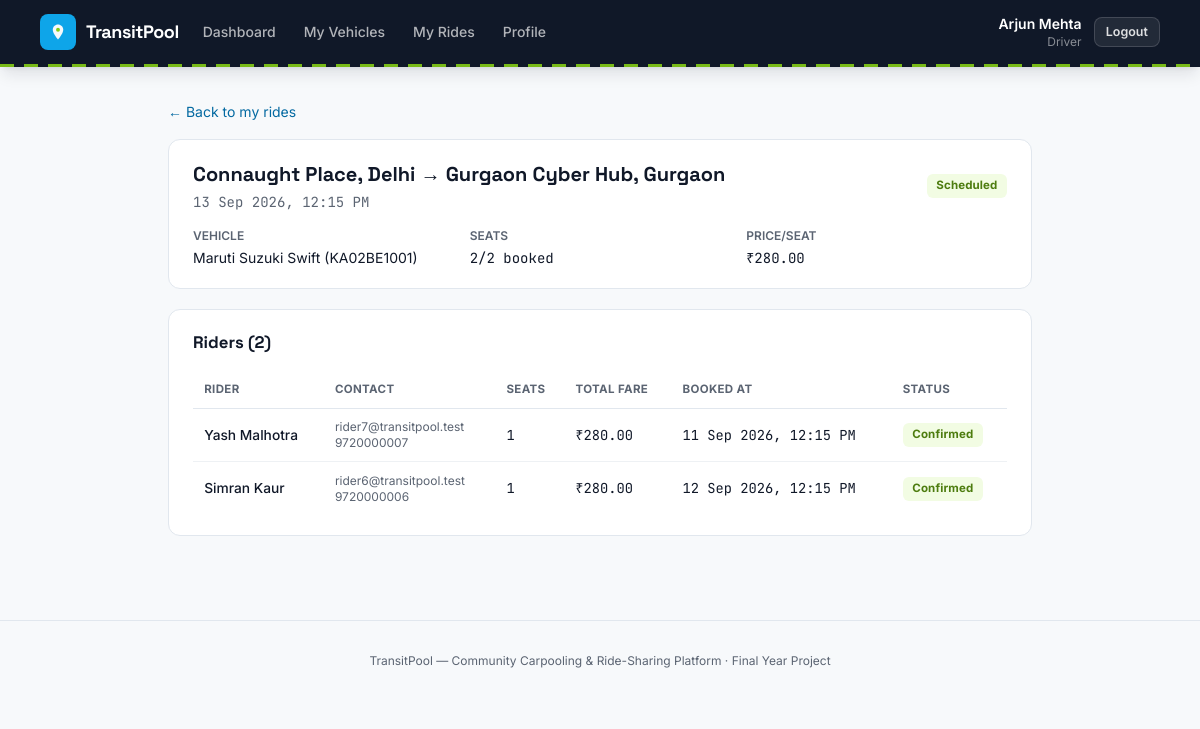
Screenshot of /index.php?route=driver/rides/roster&id=6 (signed in) with the database file from the repository.
### tables this page shows
CREATE TABLE rides (
    id               INT UNSIGNED AUTO_INCREMENT PRIMARY KEY,
    driver_id        INT UNSIGNED NOT NULL,
    vehicle_id       INT UNSIGNED NOT NULL,
    origin           VARCHAR(120) NOT NULL,
    destination      VARCHAR(120) NOT NULL,
    departure_at     DATETIME NOT NULL,
    seats_total      TINYINT UNSIGNED NOT NULL,
    seats_available  TINYINT UNSIGNED NOT NULL,
    price_per_seat   DECIMAL(8,2) NOT NULL,
    notes            VARCHAR(255) NULL,
    status           ENUM('scheduled','ongoing','completed','cancelled') NOT NULL DEFAULT 'scheduled',
    created_at       TIMESTAMP NOT NULL DEFAULT CURRENT_TIMESTAMP,
    CONSTRAINT fk_rides_driver  FOREIGN KEY (driver_id)  REFERENCES users(id)    ON DELETE CASCADE,
    CONSTRAINT fk_rides_vehicle FOREIGN KEY (vehicle_id) REFERENCES vehicles(id) ON DELETE RESTRICT,
    INDEX idx_rides_driver (driver_id),
    INDEX idx_rides_search (status, departure_at),
    INDEX idx_rides_origin (origin),
    INDEX idx_rides_destination (destination)
);

CREATE TABLE vehicles (
    id            INT UNSIGNED AUTO_INCREMENT PRIMARY KEY,
    driver_id     INT UNSIGNED NOT NULL,
    make          VARCHAR(60)  NOT NULL,
    model         VARCHAR(60)  NOT NULL,
    color         VARCHAR(30)  NOT NULL,
    plate_number  VARCHAR(20)  NOT NULL UNIQUE,
    vehicle_type  ENUM('hatchback','sedan','suv','bike') NOT NULL,
    total_seats   TINYINT UNSIGNED NOT NULL,
    status        ENUM('active','inactive') NOT NULL DEFAULT 'active',
    created_at    TIMESTAMP NOT NULL DEFAULT CURRENT_TIMESTAMP,
    CONSTRAINT fk_vehicles_driver FOREIGN KEY (driver_id) REFERENCES users(id) ON DELETE CASCADE,
    INDEX idx_vehicles_driver (driver_id)
);

CREATE TABLE bookings (
    id             INT UNSIGNED AUTO_INCREMENT PRIMARY KEY,
    ride_id        INT UNSIGNED NOT NULL,
    rider_id       INT UNSIGNED NOT NULL,
    seats_booked   TINYINT UNSIGNED NOT NULL,
    fare_per_seat  DECIMAL(8,2) NOT NULL,
    total_fare     DECIMAL(8,2) NOT NULL,
    status         ENUM('confirmed','cancelled') NOT NULL DEFAULT 'confirmed',
    booked_at      TIMESTAMP NOT NULL DEFAULT CURRENT_TIMESTAMP,
    cancelled_at   TIMESTAMP NULL,
    CONSTRAINT fk_bookings_ride  FOREIGN KEY (ride_id)  REFERENCES rides(id) ON DELETE CASCADE,
    CONSTRAINT fk_bookings_rider FOREIGN KEY (rider_id) REFERENCES users(id) ON DELETE CASCADE,
    INDEX idx_bookings_ride (ride_id),
    INDEX idx_bookings_rider (rider_id)
);

CREATE TABLE users (
    id         INT UNSIGNED AUTO_INCREMENT PRIMARY KEY,
    name       VARCHAR(120)    NOT NULL,
    email      VARCHAR(150)    NOT NULL UNIQUE,
    phone      VARCHAR(20)     NOT NULL,
    password   VARCHAR(255)    NOT NULL,
    role       ENUM('super_admin','driver','rider') NOT NULL,
    status     ENUM('active','inactive') NOT NULL DEFAULT 'active',
    created_at TIMESTAMP NOT NULL DEFAULT CURRENT_TIMESTAMP
);

### app/controllers/DriverController.php (called while the page is built, shortened)
<?php
require_once __DIR__ . '/../models/Ride.php';
require_once __DIR__ . '/../models/Booking.php';
class DriverController
{
    public function roster(): void
    {
        $id = (int)($_GET['id'] ?? 0);
        $ride = Ride::find($id);
        $roster = Booking::forRide($id);
        require __DIR__ . '/../views/driver/roster.php';
    }
}

### public/index.php (called while the page is built, shortened)
<?php
require_once __DIR__ . '/../core/helpers.php';
require_once __DIR__ . '/../core/Database.php';
require_once __DIR__ . '/../app/models/Ride.php';
require_once __DIR__ . '/../app/models/Booking.php';
require_once __DIR__ . '/../app/controllers/DriverController.php';
$router = new Router();
$router->get('login', fn() => (new AuthController())->showLogin());
$router->post('login', fn() => (new AuthController())->login());
$router->get('register', fn() => (new AuthController())->showRegister());
$router->post('register', fn() => (new AuthController())->register());
$router->post('logout', fn() => (new AuthController())->logout());
$router->get('admin/dashboard', fn() => (new AdminController())->dashboard());
$router->get('admin/users', fn() => (new AdminController())->users());
$router->post('admin/users/status', fn() => (new AdminController())->userStatus());
$router->get('admin/vehicles', fn() => (new AdminController())->vehicles());
$router->post('admin/vehicles/status', fn() => (new AdminController())->vehicleStatus());
$router->get('admin/rides', fn() => (new AdminController())->rides());
$router->get('admin/rides/show', fn() => (new AdminController())->rideShow());
$router->post('admin/rides/cancel', fn() => (new AdminController())->rideCancel());
$router->get('admin/bookings', fn() => (new AdminController())->bookings());
$router->get('admin/ratings', fn() => (new AdminController())->ratings());
$router->get('admin/reports', fn() => (new AdminController())->reports());
$router->post('admin/reports/resolve', fn() => (new AdminController())->reportResolve());
$router->get('driver/dashboard', fn() => (new DriverController())->dashboard());
$router->get('driver/vehicles', fn() => (new DriverController())->vehicles());
$router->get('driver/vehicles/new', fn() => (new DriverController())->vehicleNew());
$router->post('driver/vehicles/store', fn() => (new DriverController())->vehicleStore());
$router->get('driver/vehicles/edit', fn() => (new DriverController())->vehicleEdit());
$router->post('driver/vehicles/update', fn() => (new DriverController())->vehicleUpdate());
$router->post('driver/vehicles/deactivate', fn() => (new DriverController())->vehicleDeactivate());
$router->post('driver/vehicles/activate', fn() => (new DriverController())->vehicleActivate());
$router->get('driver/rides', fn() => (new DriverController())->rides());
$router->get('driver/rides/new', fn() => (new DriverController())->rideNew());
$router->post('driver/rides/store', fn() => (new DriverController())->rideStore());
$router->get('driver/rides/edit', fn() => (new DriverController())->rideEdit());
$router->post('driver/rides/update', fn() => (new DriverController())->rideUpdate());
$router->post('driver/rides/cancel', fn() => (new DriverController())->rideCancel());
$router->post('driver/rides/start', fn() => (new DriverController())->rideStart());
$router->post('driver/rides/complete', fn() => (new DriverController())->rideComplete());
$router->get('driver/rides/roster', fn() => (new DriverController())->roster());
$router->get('driver/rides/rate', fn() => (new DriverController())->rateRiders());
$router->post('driver/ratings/store', fn() => (new DriverController())->rateRiderStore());
$router->get('driver/profile', fn() => (new DriverController())->profile());
$router->get('rider/dashboard', fn() => (new RiderController())->dashboard());
$router->get('rider/search', fn() => (new RiderController())->search());
$router->get('rider/rides/show', fn() => (new RiderController())->rideShow());
$router->post('rider/bookings/store', fn() => (new RiderController())->bookingStore());
$router->get('rider/bookings', fn() => (new RiderController())->bookings());
$router->post('rider/bookings/cancel', fn() => (new RiderController())->bookingCancel());
$router->get('rider/rides/rate', fn() => (new RiderController())->rateDriver());
$router->post('rider/ratings/store', fn() => (new RiderController())->rateDriverStore());
$router->get('rider/profile', fn() => (new RiderController())->profile());
$router->get('reports/new', fn() => (new ReportController())->newForm());
$router->post('reports/store', fn() => (new ReportController())->store());
$route = $_GET['route'] ?? '';
$router->dispatch($_SERVER['REQUEST_METHOD'], $route);

### core/Router.php (called while the page is built, shortened)
<?php
class Router
{
    private array $routes = ['GET' => [], 'POST' => []];
    public function get(string $route, callable $handler): void
    {
        $this->routes['GET'][$route] = $handler;
    }
    public function post(string $route, callable $handler): void
    {
        $this->routes['POST'][$route] = $handler;
    }
    public function dispatch(string $method, string $route): void
    {
        $handler = $this->routes[$method][$route] ?? null;
        try {
            $handler();
        } catch (Throwable $e) {
            error_log($e->getMessage());
            http_response_code(500);
            require __DIR__ . '/../app/views/errors/500.php';
        }
    }
}

### config/database.php (called while the page is built)
<?php
return [
    'host'     => '127.0.0.1',
    'port'     => 3306,
    'database' => 'carpooling_ride_sharing',
    'username' => 'root',
    'password' => '',
    'charset'  => 'utf8mb4',
];

### core/Database.php (called while the page is built)
<?php
class Database
{
    private static ?PDO $instance = null;
    public static function connect(): PDO
    {
        if (self::$instance === null) {
            $config = require __DIR__ . '/../config/database.php';
            $dsn = sprintf(
                'mysql:host=%s;port=%d;dbname=%s;charset=%s',
                $config['host'],
                $config['port'],
                $config['database'],
                $config['charset']
            );
            self::$instance = new PDO($dsn, $config['username'], $config['password'], [
                PDO::ATTR_ERRMODE            => PDO::ERRMODE_EXCEPTION,
                PDO::ATTR_DEFAULT_FETCH_MODE => PDO::FETCH_ASSOC,
                PDO::ATTR_EMULATE_PREPARES   => false,
            ]);
        }
        return self::$instance;
    }
}

### app/models/Ride.php (called while the page is built, shortened)
<?php
require_once __DIR__ . '/../../core/Database.php';
class Ride
{
    public static function find(int $id): ?array
    {
        $stmt = Database::connect()->prepare(
            'SELECT r.*, u.name AS driver_name, u.email AS driver_email, u.phone AS driver_phone,
                    v.make, v.model, v.color, v.plate_number, v.vehicle_type
             FROM rides r
             JOIN users u ON u.id = r.driver_id
             JOIN vehicles v ON v.id = r.vehicle_id
             WHERE r.id = ?'
        );
        $stmt->execute([$id]);
        $row = $stmt->fetch();
        return $row ?: null;
    }
}

### core/helpers.php (called while the page is built, shortened)
<?php
function e(?string $value): string
{
    return htmlspecialchars($value ?? '', ENT_QUOTES, 'UTF-8');
}
function format_datetime(?string $datetime): string
{
    $ts = strtotime($datetime);
    return $ts === false ? '-' : date('d M Y, h:i A', $ts);
}
function money(float|string $amount): string
{
    return '₹' . number_format((float)$amount, 2);
}
function status_badge_class(string $status): string
{
    return match ($status) {
        'active', 'confirmed', 'completed', 'resolved', 'scheduled' => 'badge-lime',
        'ongoing' => 'badge-sky',
        'inactive', 'cancelled', 'dismissed' => 'badge-slate',
        'open' => 'badge-amber',
        default => 'badge-slate',
    };
}

### app/models/Booking.php (called while the page is built, shortened)
<?php
require_once __DIR__ . '/../../core/Database.php';
class Booking
{
    public static function forRide(int $rideId): array
    {
        $stmt = Database::connect()->prepare(
            "SELECT b.*, u.name AS rider_name, u.email AS rider_email, u.phone AS rider_phone
             FROM bookings b JOIN users u ON u.id = b.rider_id
             WHERE b.ride_id = ? ORDER BY b.booked_at"
        );
        $stmt->execute([$rideId]);
        return $stmt->fetchAll();
    }
}

### app/views/driver/roster.php (the view, shortened to what this page needs)
<?php $pageTitle = 'Ride Roster'; require __DIR__ . '/../partials/header.php'; require __DIR__ . '/../partials/navbar.php'; ?>
<main class="max-w-4xl mx-auto px-4 py-8">
    <a href="/index.php?route=driver/rides" class="text-sm text-sky-dark hover:underline">&larr; Back to my rides</a>
    <div class="card mt-4">
        <div class="card-head">
            <div>
                <h1 class="font-display text-xl font-bold"><?= e($ride['origin']) ?> &rarr; <?= e($ride['destination']) ?></h1>
                <p class="text-slateink text-sm mt-1 font-mono-tab"><?= format_datetime($ride['departure_at']) ?></p>
            </div>
            <span class="badge <?= status_badge_class($ride['status']) ?>"><?= e(ucfirst($ride['status'])) ?></span>
        </div>
        <div class="grid grid-cols-3 gap-4 text-sm">
            <div><p class="text-slateink text-xs uppercase font-semibold">Vehicle</p><p class="mt-1"><?= e($ride['make']) ?> <?= e($ride['model']) ?> (<?= e($ride['plate_number']) ?>)</p></div>
            <div><p class="text-slateink text-xs uppercase font-semibold">Seats</p><p class="font-mono-tab mt-1"><?= (int)($ride['seats_total'] - $ride['seats_available']) ?>/<?= (int)$ride['seats_total'] ?> booked</p></div>
            <div><p class="text-slateink text-xs uppercase font-semibold">Price/seat</p><p class="font-mono-tab mt-1"><?= money($ride['price_per_seat']) ?></p></div>
        </div>
    </div>
    <div class="card">
        <div class="card-head"><h2>Riders (<?= count($roster) ?>)</h2></div>
        <div class="table-scroll">
            <table class="data-table">
                <thead><tr><th>Rider</th><th>Contact</th><th>Seats</th><th>Total fare</th><th>Booked at</th><th>Status</th></tr></thead>
                <tbody>
                <?php foreach ($roster as $b): ?>
                    <tr>
                        <td class="font-medium"><?= e($b['rider_name']) ?></td>
                        <td class="text-xs text-slateink"><?= e($b['rider_email']) ?><br><?= e($b['rider_phone']) ?></td>
                        <td class="font-mono-tab"><?= (int)$b['seats_booked'] ?></td>
                        <td class="font-mono-tab"><?= money($b['total_fare']) ?></td>
                        <td class="font-mono-tab"><?= format_datetime($b['booked_at']) ?></td>
                        <td><span class="badge <?= status_badge_class($b['status']) ?>"><?= e(ucfirst($b['status'])) ?></span></td>
                    </tr>
                <?php endforeach; ?>
                </tbody>
            </table>
        </div>
    </div>
</main>
<?php require __DIR__ . '/../partials/footer.php'; ?>

### public/assets/css/style.css (style rules this page uses)
* { box-sizing: border-box; }
h1, h2, h3, h4, .font-display { font-family: 'Space Grotesk', 'Inter', sans-serif; }
.font-mono-tab { font-family: 'JetBrains Mono', monospace; font-variant-numeric: tabular-nums; }
.card { background: #fff; border: 1px solid var(--line, #E1E7EE); border-radius: 12px; padding: 1.25rem 1.5rem; margin-bottom: 1.25rem; }
.card-head { display: flex; align-items: center; justify-content: space-between; gap: 1rem; margin-bottom: 1rem; flex-wrap: wrap; }
.card-head h2 { font-size: 1.05rem; font-weight: 700; }
.badge { display:inline-flex; align-items:center; padding: 0.2rem 0.6rem; border-radius: 6px; font-size: 0.72rem; font-weight: 700; letter-spacing: 0.01em; }
.badge-lime { background: #F2FCE3; color: #4D7C0F; }
.table-scroll { overflow-x: auto; }
.data-table { width: 100%; border-collapse: collapse; font-size: 0.86rem; }
.data-table th { text-align: left; padding: 0.6rem 0.7rem; color: #5B6472; font-weight: 700; font-size: 0.72rem; text-transform: uppercase; letter-spacing: 0.03em; border-bottom: 1px solid #E1E7EE; }
.data-table td { padding: 0.65rem 0.7rem; border-bottom: 1px solid #EEF1F4; vertical-align: middle; }
.data-table tr:last-child td { border-bottom: none; }

### rows the page displays
rides: origin "Connaught Place, Delhi", destination "Gurgaon Cyber Hub, Gurgaon", departure_at "13 Sep 2026, 12:15 PM", status "Scheduled", vehicle.make "Maruti Suzuki", vehicle.model "Swift", vehicle.plate_number "KA02BE1001", $ride['seats_total']-$ride['seats_available'] "2", seats_total "2", price_per_seat "₹280.00"
bookings: rider.name "Yash Malhotra", rider.email "rider7@transitpool.test", rider.phone "9720000007", seats_booked "1", total_fare "₹280.00", booked_at "11 Sep 2026, 12:15 PM", status "Confirmed"
bookings: rider.name "Simran Kaur", rider.email "rider6@transitpool.test", rider.phone "9720000006", seats_booked "1", total_fare "₹280.00", booked_at "12 Sep 2026, 12:15 PM", status "Confirmed"

### other values shown
$label "Dashboard"
$label "My Vehicles"
$label "My Rides"
$label "Profile"
Auth::name() "Arjun Mehta"
str_replace('_', ' ', $role ?? '') "Driver"
count($roster) "2"
